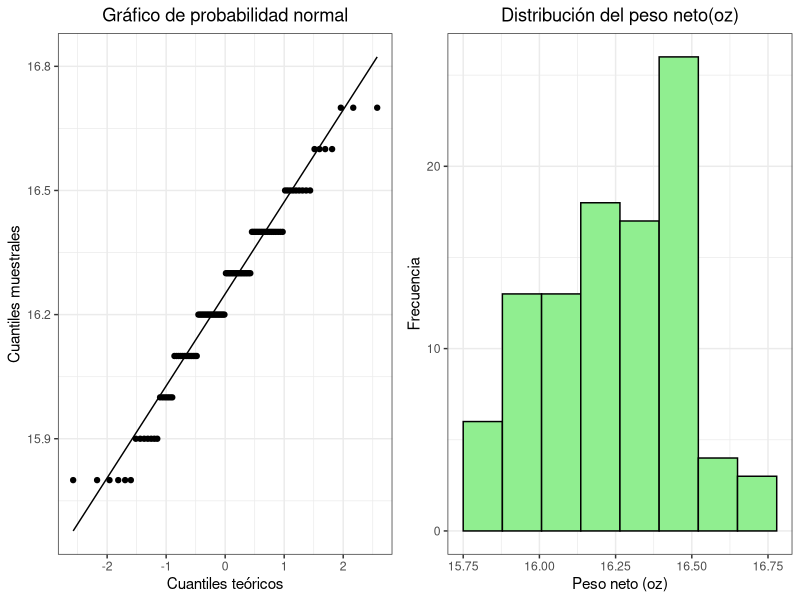

Write R code to recreate this figure.
## ---- chunk 1
knitr::opts_chunk$set(echo = F, fig.align = "center")
library(kableExtra)
library(knitr)
library(tidyverse)
## ---- chunk 2
datos1 <- read.table("DatosEJ1.txt", header = T)
## ---- chunk 3
full_sample <- datos1 %>% 
  select(-Numero_de_muestra) %>% 
  as.matrix() %>% 
  as.vector() 

qqplot <- ggplot(mapping = aes(sample = full_sample)) +
  geom_qq() +
  geom_qq_line() +
  labs(x = "Cuantiles teóricos", 
       y = "Cuantiles muestrales",
       title = "Gráfico de probabilidad normal") +
  theme_bw() +
  theme(plot.title = element_text(hjust = 0.5))

hist_peso <- ggplot(mapping = aes(x = full_sample)) +
  geom_histogram(bins = nclass.Sturges(full_sample), 
                 col = "black", fill = "lightgreen") +
  labs(x = "Peso neto (oz)", 
       y = "Frecuencia", 
       title = "Distribución del peso neto(oz)") +
  theme_bw() +
  theme(plot.title = element_text(hjust = 0.5))

ggpubr::ggarrange(qqplot, hist_peso, nrow = 1, ncol = 2)
## ---- chunk 4
test_norm <- data.frame(W = 0.9665, pvalue = 0.01201)
kable(test_norm, longtable = T, booktabs = T, 
      caption = "Prueba de normalidad", 
      col.names = c("W", "Valor-p"))
